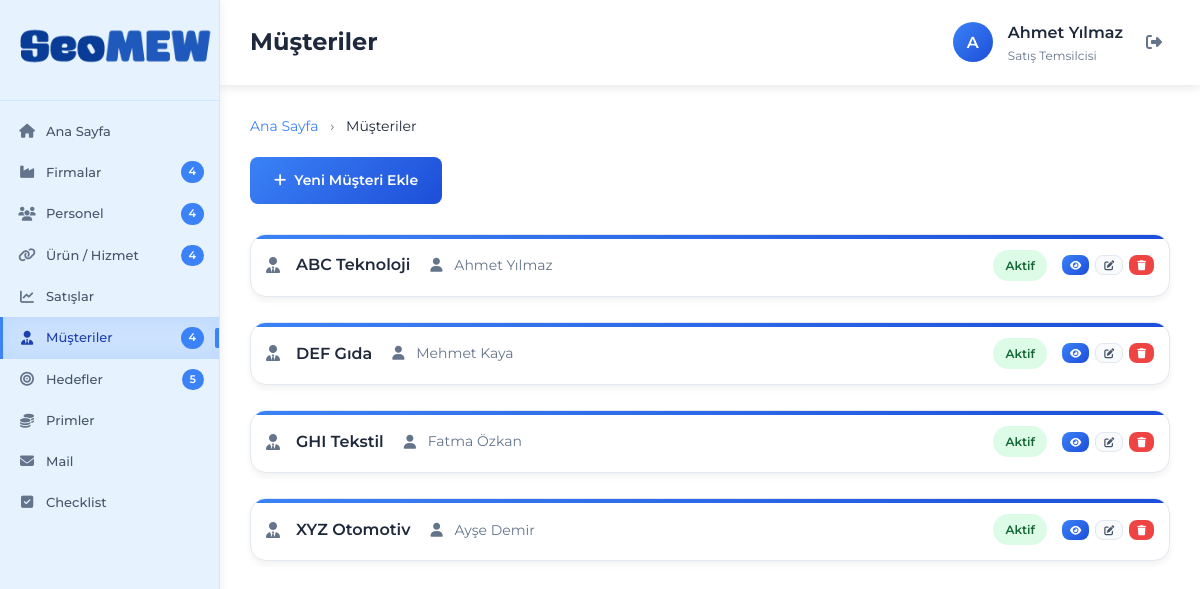
Page /musteriler.php (signed in) on the committed database.
### tables this page shows
CREATE TABLE IF NOT EXISTS musteriler (
    id INT AUTO_INCREMENT PRIMARY KEY,
    firma_adi VARCHAR(255) NOT NULL,
    yetkili_ad_soyad VARCHAR(255) NOT NULL,
    telefon VARCHAR(20),
    email VARCHAR(255),
    adres TEXT,
    durum ENUM('aktif', 'pasif') DEFAULT 'aktif',
    olusturma_tarihi TIMESTAMP DEFAULT CURRENT_TIMESTAMP,
    son_guncelleme TIMESTAMP DEFAULT CURRENT_TIMESTAMP ON UPDATE CURRENT_TIMESTAMP
);

### config/database.php (called while the page is built, shortened)
<?php
class Database {
    private $connection;
    private static $instance = null;
    private function __construct() {
        try {
            $dsn = "mysql:host=" . DB_HOST . ";dbname=" . DB_NAME . ";charset=" . DB_CHARSET;
            $this->connection = new PDO($dsn, DB_USER, DB_PASS, [
                PDO::ATTR_ERRMODE => PDO::ERRMODE_EXCEPTION,
                PDO::ATTR_DEFAULT_FETCH_MODE => PDO::FETCH_ASSOC,
                PDO::ATTR_EMULATE_PREPARES => false,
            ]);
            $this->connection->exec("SET NAMES utf8mb4 COLLATE utf8mb4_unicode_ci");
            $this->connection->exec("SET CHARACTER SET utf8mb4");
        } catch (PDOException $e) {
            die("Veritabanı bağlantı hatası: " . $e->getMessage());
        }
    }
    public static function getInstance() {
        if (self::$instance === null) {
            self::$instance = new self();
        }
        return self::$instance;
    }
    public function select($table, $where = [], $orderBy = null, $limit = null) {
        $sql = "SELECT * FROM $table";
        $params = [];
        if ($orderBy) {
            $sql .= " ORDER BY $orderBy";
        }
        $stmt = $this->connection->prepare($sql);
        $stmt->execute($params);
        return $stmt->fetchAll();
    }
}
$db = Database::getInstance();
function getMusteriler() {
    global $db;
    return $db->select('musteriler', [], 'firma_adi ASC');
}
?>

### musteriler.php (the view, shortened to what this page needs)
<?php
require_once 'config/database.php';
$musteriler = getMusteriler();
?>
<!DOCTYPE html>
<html lang="tr">
<head>
    <link href="https://cdnjs.cloudflare.com/ajax/libs/font-awesome/6.4.0/css/all.min.css" rel="stylesheet">
    <link href="style.css" rel="stylesheet">
</head>
<body>
    <div class="container">
        <?php include 'includes/sidebar.php'; ?>
        <div class="main-content">
            <?php
            include 'includes/header.php';
            ?>
            <div class="content-area">
                <div style="margin-bottom: 20px;">
                    <nav style="font-size: 14px; color: #64748b;">
                        <a href="index.php" style="color: #3b82f6; text-decoration: none;">Ana Sayfa</a>
                        <span style="margin: 0 8px;">›</span>
                        <span style="color: #1e293b;">Müşteriler</span>
                    </nav>
                </div>
                <div class="action-buttons">
                    <a href="musteri-ekle.php" class="btn btn-primary">
                        <i class="fas fa-plus"></i>
                        Yeni Müşteri Ekle
                    </a>
                </div>
                <div class="dashboard-grid">
                    <?php if (!empty($musteriler)): ?>
                        <?php foreach ($musteriler as $musteri): ?>
                            <div class="dashboard-card">
                                <div style="display: flex; justify-content: space-between; align-items: center;">
                                    <div style="display: flex; align-items: center; gap: 20px;">
                                        <div style="display: flex; align-items: center;">
                                            <i class="fas fa-user-tie" style="width: 20px; color: #64748b; margin-right: 10px;"></i>
                                            <span style="font-weight: 600; font-size: 16px;"><?php echo htmlspecialchars($musteri['firma_adi']); ?></span>
                                        </div>
                                        <div style="display: flex; align-items: center; font-size: 14px; color: #64748b;">
                                            <i class="fas fa-user" style="width: 16px; margin-right: 8px;"></i>
                                            <span><?php echo htmlspecialchars($musteri['yetkili_ad_soyad']); ?></span>
                                        </div>
                                    </div>
                                    <div style="display: flex; align-items: center; gap: 15px;">
                                        <span class="status-badge status-<?php echo $musteri['durum'] == 'aktif' ? 'active' : 'inactive'; ?>">
                                            <?php echo ucfirst($musteri['durum']); ?>
                                        </span>
                                        <div style="display: flex; gap: 6px;">
                                            <a href="musteri-duzenle.php?id=<?php echo $musteri['id']; ?>" class="btn btn-primary" style="padding: 4px 8px; font-size: 10px;">
                                                <i class="fas fa-eye"></i>
                                            </a>
                                            <a href="musteri-duzenle.php?id=<?php echo $musteri['id']; ?>" class="btn btn-secondary" style="padding: 4px 8px; font-size: 10px;">
                                                <i class="fas fa-edit"></i>
                                            </a>
                                            <a href="musteriler.php?action=delete&id=<?php echo $musteri['id']; ?>" class="btn btn-danger" style="padding: 4px 8px; font-size: 10px;" onclick="return confirm('Bu müşteriyi silmek istediğinizden emin misiniz?')">
                                                <i class="fas fa-trash"></i>
                                            </a>
                                        </div>
                                    </div>
                                </div>
                            </div>
                        <?php endforeach; ?>
                    <?php endif; ?>
                </div>
            </div>
        </div>
    </div>
</body>
</html>

### style.css (style rules this page uses)
* { margin: 0; padding: 0; box-sizing: border-box; }
body { font-family: 'Montserrat', -apple-system, BlinkMacSystemFont, 'Segoe UI', Roboto, sans-serif; background: #ffffff; color: #1e293b; line-height: 1.6; overflow-x: hidden; }
.container { display: flex; min-height: 100vh; }
.main-content { flex: 1; margin-left: 220px; padding: 0; min-height: 100vh; }
.content-area { padding: 30px; }
.dashboard-grid { display: grid; grid-template-columns: repeat(auto-fit, minmax(300px, 1fr)); gap: 25px; margin-bottom: 40px; }
.dashboard-card { background: white; border-radius: 16px; padding: 30px; box-shadow: 0 4px 20px rgba(0, 0, 0, 0.08); border: 1px solid #e2e8f0; transition: all 0.3s ease; position: relative; overflow: hidden; }
.dashboard-card::before { content: ''; position: absolute; top: 0; left: 0; right: 0; height: 4px; background: linear-gradient(90deg, #3b82f6, #1d4ed8); }
.btn { padding: 12px 24px; border-radius: 8px; text-decoration: none; font-weight: 600; font-size: 14px; transition: all 0.3s ease; border: none; cursor: pointer; display: inline-flex; align-items: center; gap: 8px; }
.btn-primary { background: linear-gradient(135deg, #3b82f6, #1d4ed8); color: white; }
.btn-secondary { background: #f8fafc; color: #475569; border: 1px solid #e2e8f0; }
.btn-danger { background: #ef4444; color: white; }
.action-buttons { display: flex; gap: 15px; margin-bottom: 30px; flex-wrap: wrap; }
.status-badge { padding: 6px 12px; border-radius: 20px; font-size: 12px; font-weight: 600; }
.status-active { background: #dcfce7; color: #166534; }

### musteriler.php (style rules this page uses)
.dashboard-grid { display: grid; grid-template-columns: 1fr; gap: 25px; margin-bottom: 40px; }
.dashboard-card { background: white; border-radius: 16px; padding: 15px; box-shadow: 0 4px 6px rgba(0, 0, 0, 0.05); border: 1px solid #e2e8f0; transition: all 0.3s ease; }

### rows in the picture
musteriler: firma_adi "ABC Teknoloji", yetkili_ad_soyad "Ahmet Yılmaz", durum "Aktif"
musteriler: firma_adi "DEF Gıda", yetkili_ad_soyad "Mehmet Kaya", durum "Aktif"
musteriler: firma_adi "GHI Tekstil", yetkili_ad_soyad "Fatma Özkan", durum "Aktif"
musteriler: firma_adi "XYZ Otomotiv", yetkili_ad_soyad "Ayşe Demir", durum "Aktif"

### other values in the picture
$stats['firmalar'] "4"
$stats['personel'] "4"
$stats['urun_hizmet'] "4"
$stats['musteriler'] "4"
$stats['hedefler'] "5"
$page_title "Müşteriler"
$initials "A"
$_SESSION['ad_soyad'] "Ahmet Yılmaz"
